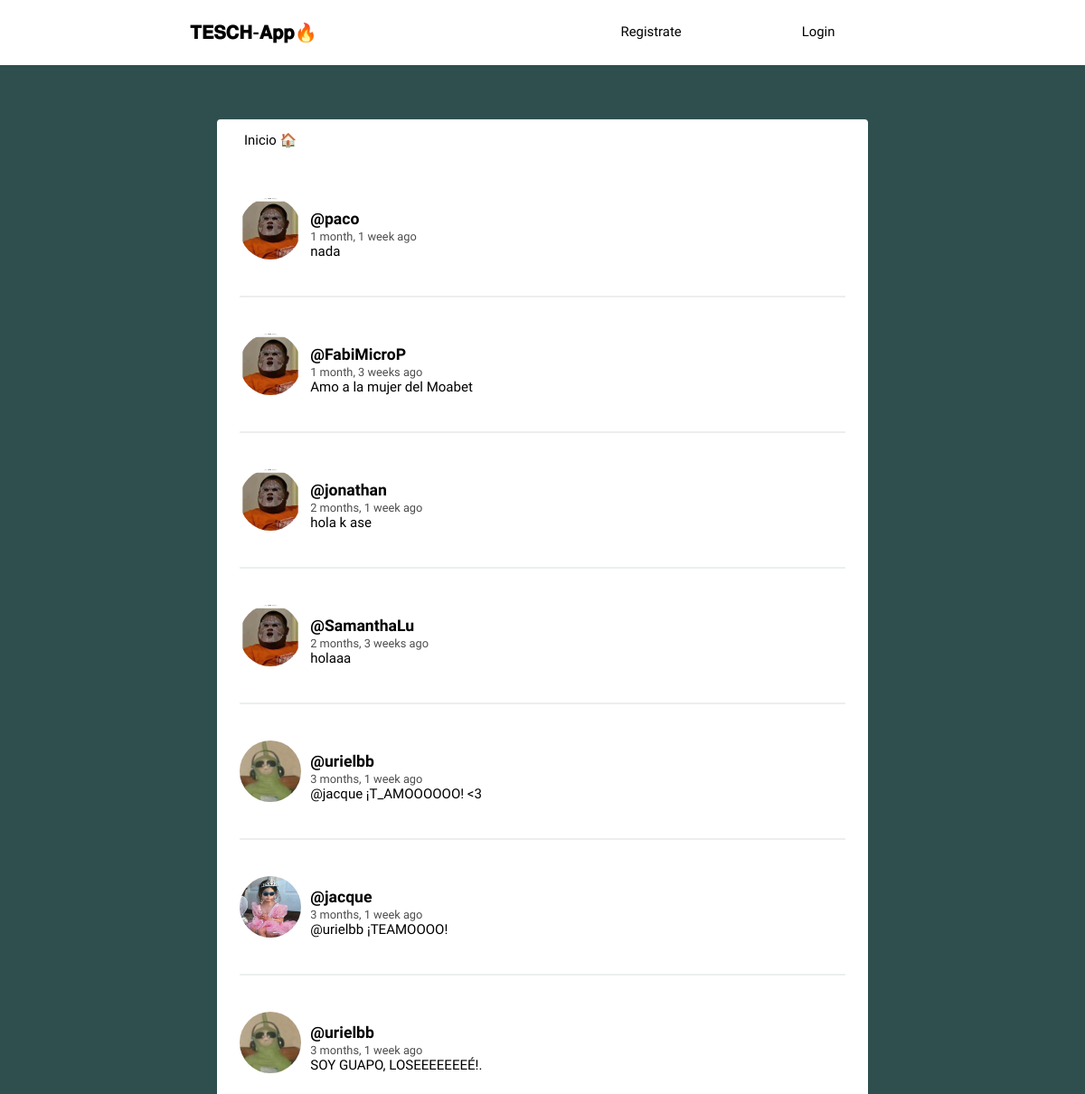
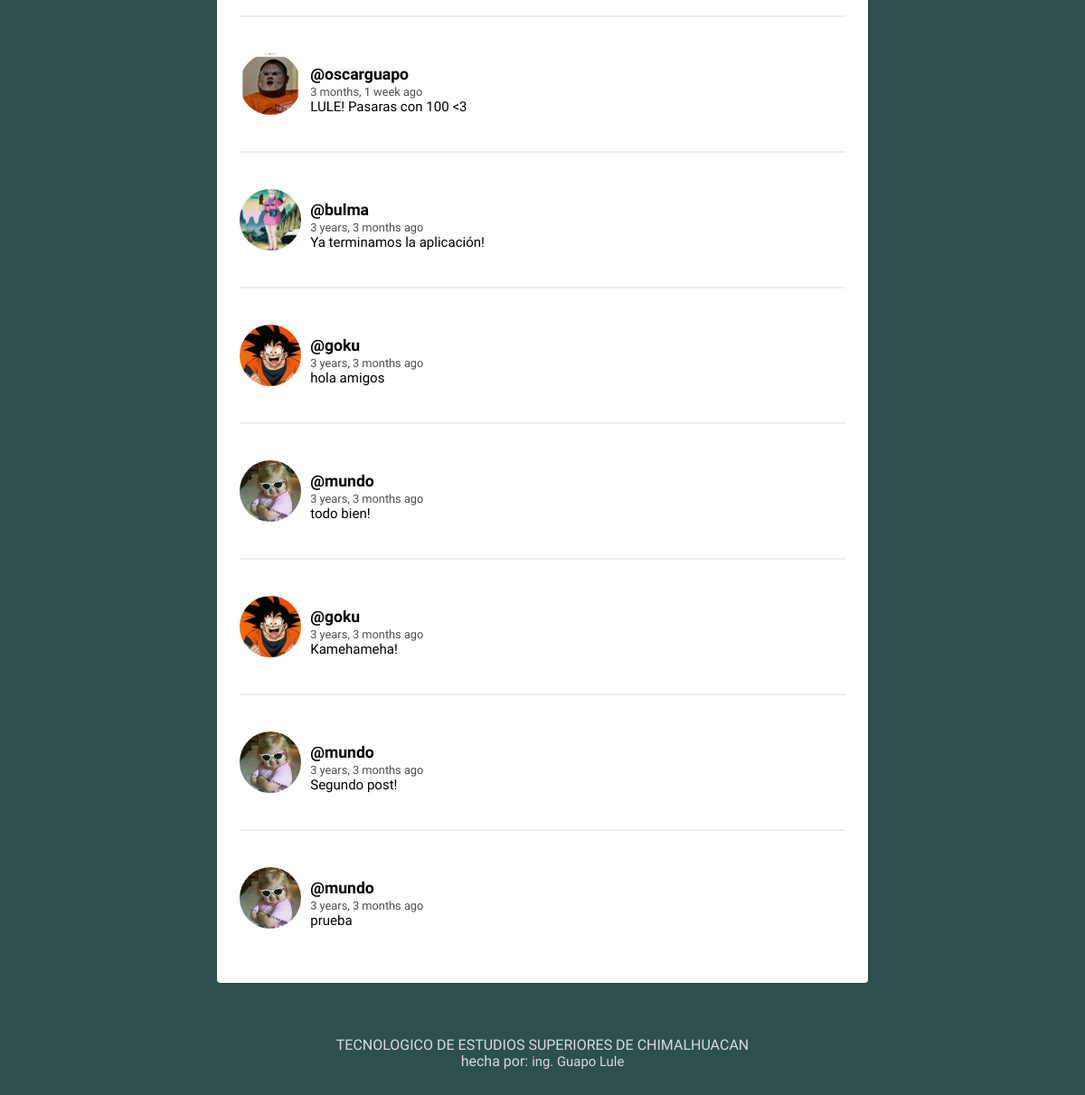
The page / on the database its author committed (2 pictures, top to bottom).
### social/models.py (models this page shows, shortened)
class Post(models.Model):
	user = models.ForeignKey(User, on_delete=models.CASCADE, related_name='posts')
	timestamp = models.DateTimeField(default=timezone.now)
	content = models.TextField()
	class Meta:
		ordering = ['-timestamp']

class Profile(models.Model):
	user = models.OneToOneField(User, on_delete=models.CASCADE)
	image = models.ImageField(default='batman.png')

### social/views.py (the view)
# urls.py: path('', views.feed, name='feed'),
def feed(request):
	posts = Post.objects.all()
	context = { 'posts': posts}
	return render(request, 'social/feed.html', context)

### social/templates/social/feed.html (shortened to what this page needs)
{% extends 'social/layout.html' %}
{% load humanize %}
{% block content %}
{% for post in posts %}
<article>
    <div class="container-article">
        <img src="{{ post.user.profile.image.url }}">
        <div>
            <h2 class="username"><a href="{% url 'profile' post.user.username %}">@{{ post.user.username }}</a></h2>
            <time data-time="#">{{ post.timestamp|naturaltime }}</time>
            <div class="post">{{ post.content }}</div>
        </div>
    </div>
</article>
{% endfor %}
{% endblock %}

### social/templates/social/layout.html (shortened to what this page needs)
<!DOCTYPE html>
{% load static %}
<html>
<head>
	<link rel="stylesheet" type="text/css" href="{% static 'normalize.css' %}">
	<link rel="stylesheet" type="text/css" href="{% static 'style.css' %}">
</head>
<body>
	<header class="main-head">
		<nav class="main">
			<h1 id="logo">𝐓𝐄𝐒𝐂𝐇-𝐀𝐩𝐩🔥</h1>
			<ul>
				{% if request.user.is_authenticated %}
				<li><a href="{% url 'logout' %}">Logout</a></li>
				{% else %}
				<li><a href="{% url 'register' %}">Registrate</a></li>
				<li><a href="{% url 'login' %}">Login</a></li>
				{% endif %}
			</ul>
		</nav>
	</header>
	<div class="main">
		<nav class="second-nav">
			<a class="feed" href="{% url 'feed' %}">Inicio 🏠</a>
		</nav>
		{% block content %}
		{% endblock content %}
	</div>
	<footer>
		<div class="row">
			<p>TECNOLOGICO DE ESTUDIOS SUPERIORES DE CHIMALHUACAN<br>hecha por: <a href="http://teschistore.infinityfreeapp.com/?i=2#about ">ing. Guapo Lule</a></p>
		</div>
	</footer>
</body>
</html>

### social/static/style.css (style rules this page uses)
body { background: #2F4F4F; font-size: 62.5%; font-family: 'Varela Round', Helvetica, Arial, serif; }
p { font-size: 1rem; }
img { object-fit: cover; }
.main-head { background: white; color: black; }
nav.main { min-height: 7vh; display: flex; width: 65%; margin: auto; align-items: center; padding: 0.5rem; }
nav.main ul { display: flex; flex: 1 1 40rem; justify-content: space-around; align-items: center; list-style: none; }
#logo { flex: 2 1 40rem; }
a { font-size: .93rem; text-decoration: none; color: black; }
.main { background: white; width: 60%; margin: 5% auto; border-radius: 4px; padding-bottom: 20px; }
.second-nav { display: flex; padding: 15px 30px; }
.second-nav .feed { flex: 1 1 30px; }
article { width: 93%; margin: auto; padding: 40px 0; border-bottom: 2px solid #ECEEEF; }
.username { margin-bottom: .2rem; }
.username a { font-size: 1.1rem; }
.container-article { display: flex; }
.container-article img { height: 68px; width: 68px; margin-right: 10px; border-radius: 50%; }
article:last-child { border-bottom: 0; }
time { font-size: .8rem; opacity: .7; }
.post { font-size: .94rem; }
footer { color: white; text-align: center; font-size: .875em; margin: 40px 0; }
footer p { opacity: .8; }
footer p a { color: white; }

### rows shown on the page
Post: user.profile.image (picture), user.username "paco", timestamp "1 month, 1 week ago", content "nada"
Post: user.profile.image (picture), user.username "FabiMicroP", timestamp "1 month, 3 weeks ago", content "Amo a la mujer del Moabet"
Post: user.profile.image (picture), user.username "jonathan", timestamp "2 months, 1 week ago", content "hola k ase"
Post: user.profile.image (picture), user.username "SamanthaLu", timestamp "2 months, 3 weeks ago", content "holaaa"
Post: user.profile.image (picture), user.username "urielbb", timestamp "3 months, 1 week ago", content "@jacque ¡T_AMOOOOOO! <3"
Post: user.profile.image (picture), user.username "jacque", timestamp "3 months, 1 week ago", content "@urielbb ¡TEAMOOOO!"
Post: user.profile.image (picture), user.username "urielbb", timestamp "3 months, 1 week ago", content "SOY GUAPO, LOSEEEEEEEÉ!."
Post: user.profile.image (picture), user.username "oscarguapo", timestamp "3 months, 1 week ago", content "LULE! Pasaras con 100 <3"
Post: user.profile.image (picture), user.username "bulma", timestamp "3 years, 3 months ago", content "Ya terminamos la aplicación!"
Post: user.profile.image (picture), user.username "goku", timestamp "3 years, 3 months ago", content "hola amigos"
Post: user.profile.image (picture), user.username "mundo", timestamp "3 years, 3 months ago", content "todo bien!"
Post: user.profile.image (picture), user.username "goku", timestamp "3 years, 3 months ago", content "Kamehameha!"
Post: user.profile.image (picture), user.username "mundo", timestamp "3 years, 3 months ago", content "Segundo post!"
Post: user.profile.image (picture), user.username "mundo", timestamp "3 years, 3 months ago", content "prueba"
